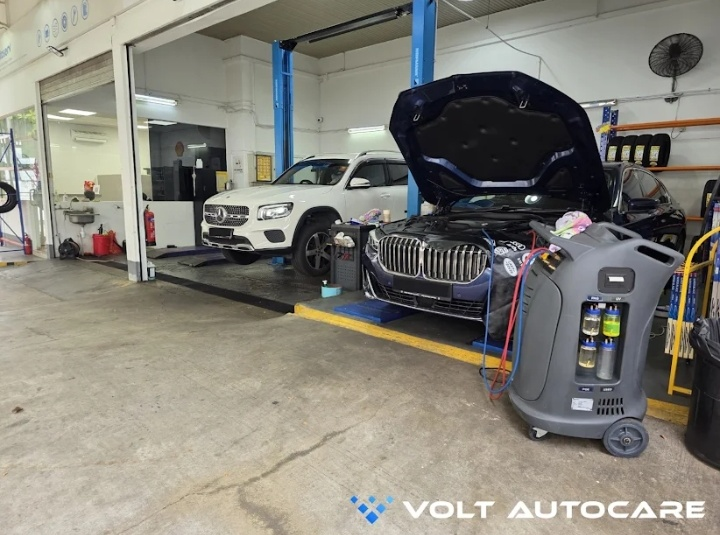
#> input picture pageone-site/clients/contiexpert/src/real/bay.jpg, 720 x 535 px, given in place of tt-coilwash.webp, which was not available
$ python make_photos.py real/bay.jpg real/front.jpg
#> lines starting #> are read from the running program, lines starting #| are printed output that depends on the picture
"""Copy the client's public images (fetched 3 Nov 2026 with Edwin's OK) into assets/photos as WebP. Run: python3 make_photos.py <research-fetch dir> <out assets dir>"""
import sys, os, json
from PIL import Image
R, OUT = sys.argv[1], os.path.join(sys.argv[2], 'photos'); os.makedirs(OUT, exist_ok=True)
wp = {x['n']: x['file'] for x in json.load(open(os.path.join(R, 'wp-manifest.json')))}
#> (reads pageone-site/clients/contiexpert/src/research-fetch/wp-manifest.json from the repository)
def save(im, name, w, crop=None):
    im = im.convert('RGB')
    if crop:  # crop box as fractions (l,t,r,b)
        W, H = im.size; im = im.crop((int(crop[0]*W), int(crop[1]*H), int(crop[2]*W), int(crop[3]*H)))
    if im.size[0] > w: im = im.resize((w, int(im.size[1]*w/im.size[0])), Image.LANCZOS)
    im.save(os.path.join(OUT, name + '.webp'), 'WEBP', quality=78); return im.size
dims = {}
S = lambda n: Image.open(os.path.join(R, 'social', n + '.webp'))
#> in save, im is the input picture: PIL image 720x535 RGB; mean R, G, B 131.8, 129.3, 120.2
#> in save, `im = im.crop((int(crop[0] * W), int(crop[1] * H), int(crop[2] * W), in`:
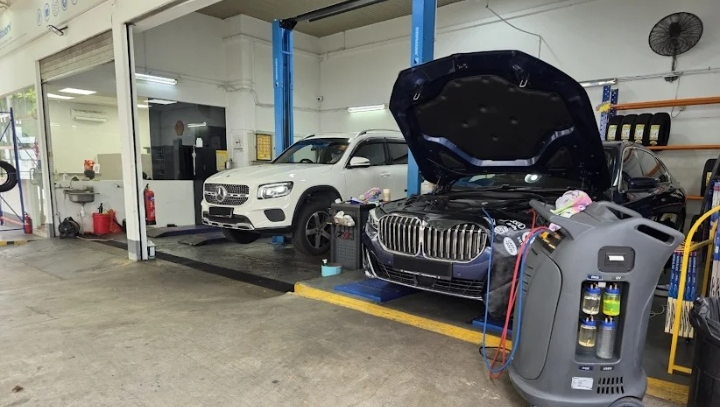
#> im: PIL image 720x407 RGB; mean R, G, B 118.6, 117.5, 110.2
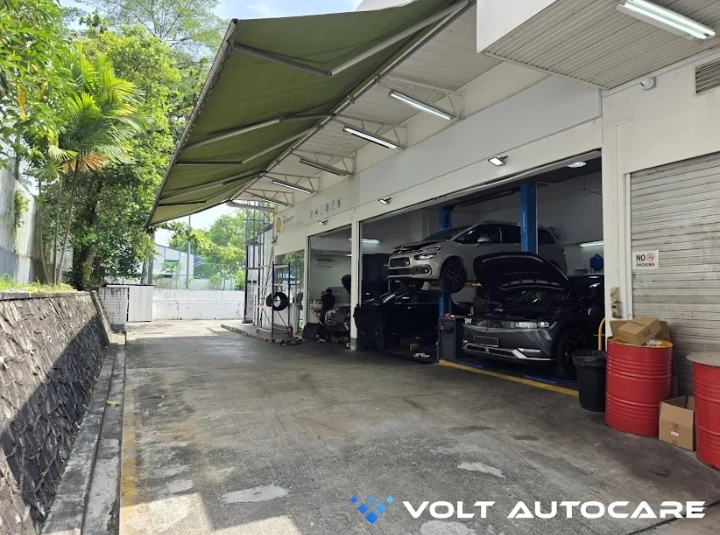
#> input picture pageone-site/clients/contiexpert/src/real/front.jpg, 720 x 535 px, given in place of tt-atf.webp, which was not available
# real Volt staff/workshop stills (TikTok/Instagram covers)
dims['team-coilwash'] = save(S('tt-coilwash'), 'team-coilwash', 540, (0, 0.04, 1, 0.80))
dims['team-atf'] = save(S('tt-atf'), 'team-atf', 540, (0, 0.04, 1, 0.80))
#> call 2 of save, with name = 'team-atf', w = 540, crop = (0, 0.04, 1, 0.8)
#> in save, im is the input picture: PIL image 720x535 RGB; mean R, G, B 122.7, 123.2, 110.3
#> in save (call 2), `im = im.crop((int(crop[0] * W), int(crop[1] * H), int(crop[2] * W), in`:
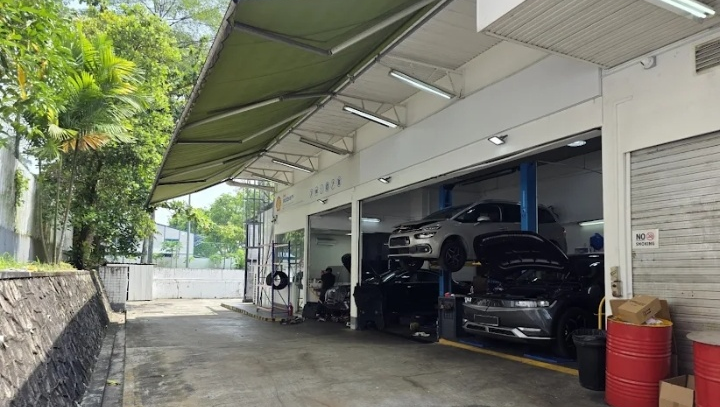
#> im: PIL image 720x407 RGB; mean R, G, B 117, 118, 102.9
dims['team-outdoor'] = save(S('ig-2025-11-21-video'), 'team-outdoor', 360, (0, 0.08, 1, 0.66))
#> call 3 of save, with name = 'team-outdoor', w = 360, crop = (0, 0.08, 1, 0.66)
#> in save (call 3), `im = im.crop((int(crop[0] * W), int(crop[1] * H), int(crop[2] * W), in`:
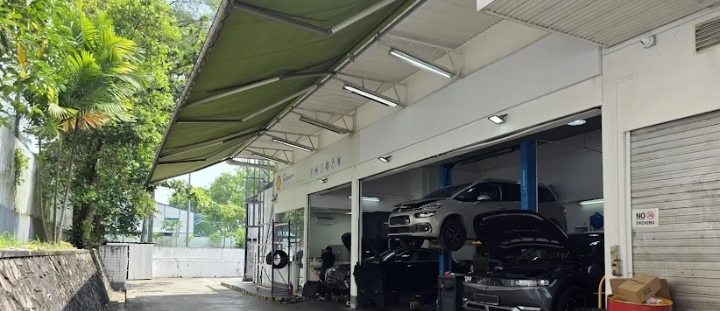
#> im: PIL image 720x311 RGB; mean R, G, B 118.1, 122.1, 105.2
#> in save (call 3), `if im.size[0] > w: im = im.resize((w, int(im.size[1]*w/im.size[0])), I..`:
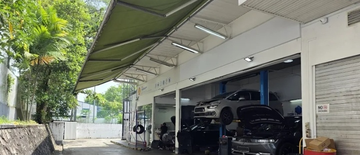
#> im: PIL image 360x155 RGB; mean R, G, B 118.1, 122.1, 105.2
#> (the run stopped early here; a loop or call above may not have finished)
